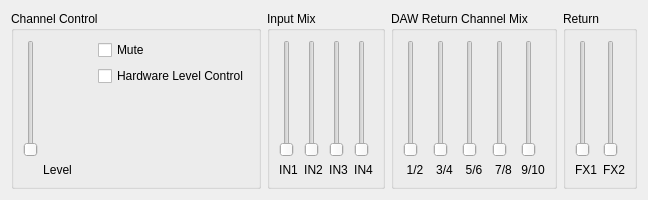
       <widget class="QWidget" name="tab" >
        <attribute name="title" >
         <string>Out7/8 (Headphones 2)</string>
        </attribute>
        <layout class="QGridLayout" >
         <item row="0" column="0" >
          <layout class="QHBoxLayout" >
           <item>
            <widget class="QGroupBox" name="groupOut78_1" >
             <property name="minimumSize" >
              <size>
               <width>250</width>
               <height>0</height>
              </size>
             </property>
             <property name="title" >
              <string>Channel Control</string>
             </property>
             <layout class="QGridLayout" >
              <item row="0" column="1" >
               <layout class="QVBoxLayout" >
                <item>
                 <widget class="QCheckBox" name="chkOut78Mute" >
                  <property name="text" >
                   <string>Mute</string>
                  </property>
                 </widget>
                </item>
                <item>
                 <widget class="QCheckBox" name="chkOut78HwCtrl" >
                  <property name="text" >
                   <string>Hardware Level Control</string>
                  </property>
                 </widget>
                </item>
               </layout>
              </item>
              <item rowspan="2" row="0" column="0" >
               <layout class="QVBoxLayout" >
                <item>
                 <widget class="QSlider" name="sldOut78Level" >
                  <property name="minimum" >
                   <number>0</number>
                  </property>
                  <property name="maximum" >
                   <number>255</number>
                  </property>
                  <property name="singleStep" >
                   <number>2</number>
                  </property>
                  <property name="pageStep" >
                   <number>16</number>
                  </property>
                  <property name="orientation" >
                   <enum>Qt::Vertical</enum>
                  </property>
                  <property name="tickInterval" >
                   <number>32</number>
                  </property>
                 </widget>
                </item>
                <item>
                 <widget class="QLabel" name="txtOut78Lvl" >
                  <property name="text" >
                   <string>Level</string>
                  </property>
                  <property name="alignment" >
                   <set>Qt::AlignCenter</set>
                  </property>
                  <property name="wordWrap" >
                   <bool>false</bool>
                  </property>
                 </widget>
                </item>
               </layout>
              </item>
              <item row="1" column="1" >
               <spacer>
                <property name="orientation" >
                 <enum>Qt::Vertical</enum>
                </property>
                <property name="sizeType" >
                 <enum>QSizePolicy::Expanding</enum>
                </property>
                <property name="sizeHint" >
                 <size>
                  <width>21</width>
                  <height>91</height>
                 </size>
                </property>
               </spacer>
              </item>
             </layout>
            </widget>
           </item>
           <item>
            <widget class="QGroupBox" name="groupOut78_2" >
             <property name="title" >
              <string>Input Mix</string>
             </property>
             <layout class="QHBoxLayout" >
              <item>
               <layout class="QVBoxLayout" >
                <item>
                 <widget class="QSlider" name="sldIN1Out78" >
                  <property name="minimum" >
                   <number>0</number>
                  </property>
                  <property name="maximum" >
                   <number>32767</number>
                  </property>
                  <property name="singleStep" >
                   <number>10000</number>
                  </property>
                  <property name="pageStep" >
                   <number>1000</number>
                  </property>
                  <property name="orientation" >
                   <enum>Qt::Vertical</enum>
                  </property>
                  <property name="tickInterval" >
                   <number>10000</number>
                  </property>
                 </widget>
                </item>
                <item>
                 <widget class="QLabel" name="txtOut78In12" >
                  <property name="text" >
                   <string>IN1</string>
                  </property>
                  <property name="alignment" >
                   <set>Qt::AlignCenter</set>
                  </property>
                  <property name="wordWrap" >
                   <bool>false</bool>
                  </property>
                 </widget>
                </item>
               </layout>
              </item>
              <item>
               <layout class="QVBoxLayout" >
                <item>
                 <widget class="QSlider" name="sldIN2Out78" >
                  <property name="minimum" >
                   <number>0</number>
                  </property>
                  <property name="maximum" >
                   <number>32767</number>
                  </property>
                  <property name="singleStep" >
                   <number>10000</number>
                  </property>
                  <property name="pageStep" >
                   <number>1000</number>
                  </property>
                  <property name="orientation" >
                   <enum>Qt::Vertical</enum>
                  </property>
                  <property name="tickInterval" >
                   <number>10000</number>
                  </property>
                 </widget>
                </item>
                <item>
                 <widget class="QLabel" name="txtOut78In34" >
                  <property name="text" >
                   <string>IN2</string>
                  </property>
                  <property name="alignment" >
                   <set>Qt::AlignCenter</set>
                  </property>
                  <property name="wordWrap" >
                   <bool>false</bool>
                  </property>
                 </widget>
                </item>
               </layout>
              </item>
              <item>
               <layout class="QVBoxLayout" >
                <item>
                 <widget class="QSlider" name="sldIN3Out78" >
                  <property name="minimum" >
                   <number>0</number>
                  </property>
                  <property name="maximum" >
                   <number>32767</number>
                  </property>
                  <property name="singleStep" >
                   <number>10000</number>
                  </property>
                  <property name="pageStep" >
                   <number>1000</number>
                  </property>
                  <property name="orientation" >
                   <enum>Qt::Vertical</enum>
                  </property>
                  <property name="tickInterval" >
                   <number>10000</number>
                  </property>
                 </widget>
                </item>
                <item>
                 <widget class="QLabel" name="txtOut78In34_2" >
                  <property name="text" >
                   <string>IN3</string>
                  </property>
                  <property name="alignment" >
                   <set>Qt::AlignCenter</set>
                  </property>
                  <property name="wordWrap" >
                   <bool>false</bool>
                  </property>
                 </widget>
                </item>
               </layout>
              </item>
              <item>
               <layout class="QVBoxLayout" >
                <item>
                 <widget class="QSlider" name="sldIN4Out78" >
                  <property name="minimum" >
                   <number>0</number>
                  </property>
                  <property name="maximum" >
                   <number>32767</number>
                  </property>
                  <property name="singleStep" >
                   <number>10000</number>
                  </property>
                  <property name="pageStep" >
                   <number>1000</number>
                  </property>
                  <property name="orientation" >
                   <enum>Qt::Vertical</enum>
                  </property>
                  <property name="tickInterval" >
                   <number>10000</number>
                  </property>
                 </widget>
                </item>
                <item>
                 <widget class="QLabel" name="txtOut78In34_3" >
                  <property name="text" >
                   <string>IN4</string>
                  </property>
                  <property name="alignment" >
                   <set>Qt::AlignCenter</set>
                  </property>
                  <property name="wordWrap" >
                   <bool>false</bool>
                  </property>
                 </widget>
                </item>
               </layout>
              </item>
             </layout>
            </widget>
           </item>
           <item>
            <widget class="QGroupBox" name="groupOut78_3" >
             <property name="title" >
              <string>DAW Return Channel Mix</string>
             </property>
             <layout class="QGridLayout" >
              <item row="0" column="0" >
               <layout class="QVBoxLayout" >
                <item>
                 <widget class="QSlider" name="sldPC12Out78" >
                  <property name="minimum" >
                   <number>0</number>
                  </property>
                  <property name="maximum" >
                   <number>32767</number>
                  </property>
                  <property name="singleStep" >
                   <number>10000</number>
                  </property>
                  <property name="pageStep" >
                   <number>1000</number>
                  </property>
                  <property name="orientation" >
                   <enum>Qt::Vertical</enum>
                  </property>
                  <property name="tickInterval" >
                   <number>10000</number>
                  </property>
                 </widget>
                </item>
                <item>
                 <widget class="QLabel" name="txtOut78PC12" >
                  <property name="text" >
                   <string>1/2</string>
                  </property>
                  <property name="alignment" >
                   <set>Qt::AlignCenter</set>
                  </property>
                  <property name="wordWrap" >
                   <bool>false</bool>
                  </property>
                 </widget>
                </item>
               </layout>
              </item>
              <item row="0" column="1" >
               <layout class="QVBoxLayout" >
                <item>
                 <widget class="QSlider" name="sldPC34Out78" >
                  <property name="minimum" >
                   <number>0</number>
                  </property>
                  <property name="maximum" >
                   <number>32767</number>
                  </property>
                  <property name="singleStep" >
                   <number>10000</number>
                  </property>
                  <property name="pageStep" >
                   <number>1000</number>
                  </property>
                  <property name="orientation" >
                   <enum>Qt::Vertical</enum>
                  </property>
                  <property name="tickInterval" >
                   <number>10000</number>
                  </property>
                 </widget>
                </item>
                <item>
                 <widget class="QLabel" name="txtOut78PC34" >
                  <property name="text" >
                   <string>3/4</string>
                  </property>
                  <property name="alignment" >
                   <set>Qt::AlignCenter</set>
                  </property>
                  <property name="wordWrap" >
                   <bool>false</bool>
                  </property>
                 </widget>
                </item>
               </layout>
              </item>
              <item row="0" column="2" >
               <layout class="QVBoxLayout" >
                <item>
                 <widget class="QSlider" name="sldPC56Out78" >
                  <property name="minimum" >
                   <number>0</number>
                  </property>
                  <property name="maximum" >
                   <number>32767</number>
                  </property>
                  <property name="singleStep" >
                   <number>10000</number>
                  </property>
                  <property name="pageStep" >
                   <number>1000</number>
                  </property>
                  <property name="orientation" >
                   <enum>Qt::Vertical</enum>
                  </property>
                  <property name="tickInterval" >
                   <number>10000</number>
                  </property>
                 </widget>
                </item>
                <item>
                 <widget class="QLabel" name="txtOut78PC56" >
                  <property name="text" >
                   <string>5/6</string>
                  </property>
                  <property name="alignment" >
                   <set>Qt::AlignCenter</set>
                  </property>
                  <property name="wordWrap" >
                   <bool>false</bool>
                  </property>
                 </widget>
                </item>
               </layout>
              </item>
              <item row="0" column="3" >
               <layout class="QVBoxLayout" >
                <item>
                 <widget class="QSlider" name="sldPC78Out78" >
                  <property name="minimum" >
                   <number>0</number>
                  </property>
                  <property name="maximum" >
                   <number>32767</number>
                  </property>
                  <property name="singleStep" >
                   <number>10000</number>
                  </property>
                  <property name="pageStep" >
                   <number>1000</number>
                  </property>
                  <property name="orientation" >
                   <enum>Qt::Vertical</enum>
                  </property>
                  <property name="tickInterval" >
                   <number>10000</number>
                  </property>
                 </widget>
                </item>
                <item>
                 <widget class="QLabel" name="txtOut78PC78" >
                  <property name="text" >
                   <string>7/8</string>
                  </property>
                  <property name="alignment" >
                   <set>Qt::AlignCenter</set>
                  </property>
                  <property name="wordWrap" >
                   <bool>false</bool>
                  </property>
                 </widget>
                </item>
               </layout>
              </item>
              <item row="0" column="4" >
               <layout class="QVBoxLayout" >
                <item>
                 <widget class="QSlider" name="sldPC910Out78" >
                  <property name="minimum" >
                   <number>0</number>
                  </property>
                  <property name="maximum" >
                   <number>32767</number>
                  </property>
                  <property name="singleStep" >
                   <number>10000</number>
                  </property>
                  <property name="pageStep" >
                   <number>1000</number>
                  </property>
                  <property name="orientation" >
                   <enum>Qt::Vertical</enum>
                  </property>
                  <property name="tickInterval" >
                   <number>10000</number>
                  </property>
                 </widget>
                </item>
                <item>
                 <widget class="QLabel" name="txtOut78PC910" >
                  <property name="text" >
                   <string>9/10</string>
                  </property>
                  <property name="alignment" >
                   <set>Qt::AlignCenter</set>
                  </property>
                  <property name="wordWrap" >
                   <bool>false</bool>
                  </property>
                 </widget>
                </item>
               </layout>
              </item>
             </layout>
            </widget>
           </item>
           <item>
            <widget class="QGroupBox" name="groupOut12_4_4" >
             <property name="title" >
              <string>Return</string>
             </property>
             <layout class="QHBoxLayout" >
              <item>
               <layout class="QVBoxLayout" >
                <item>
                 <widget class="QSlider" name="sldFX1Out78" >
                  <property name="minimum" >
                   <number>0</number>
                  </property>
                  <property name="maximum" >
                   <number>32767</number>
                  </property>
                  <property name="singleStep" >
                   <number>10000</number>
                  </property>
                  <property name="pageStep" >
                   <number>1000</number>
                  </property>
                  <property name="orientation" >
                   <enum>Qt::Vertical</enum>
                  </property>
                  <property name="tickInterval" >
                   <number>10000</number>
                  </property>
                 </widget>
                </item>
                <item>
                 <widget class="QLabel" name="txtOut12In12_2_4" >
                  <property name="text" >
                   <string>FX1</string>
                  </property>
                  <property name="alignment" >
                   <set>Qt::AlignCenter</set>
                  </property>
                  <property name="wordWrap" >
                   <bool>false</bool>
                  </property>
                 </widget>
                </item>
               </layout>
              </item>
              <item>
               <layout class="QVBoxLayout" >
                <item>
                 <widget class="QSlider" name="sldFX2Out78" >
                  <property name="minimum" >
                   <number>0</number>
                  </property>
                  <property name="maximum" >
                   <number>32767</number>
                  </property>
                  <property name="singleStep" >
                   <number>10000</number>
                  </property>
                  <property name="pageStep" >
                   <number>1000</number>
                  </property>
                  <property name="orientation" >
                   <enum>Qt::Vertical</enum>
                  </property>
                  <property name="tickInterval" >
                   <number>10000</number>
                  </property>
                 </widget>
                </item>
                <item>
                 <widget class="QLabel" name="txtOut12In12_2_4_2" >
                  <property name="text" >
                   <string>FX2</string>
                  </property>
                  <property name="alignment" >
                   <set>Qt::AlignCenter</set>
                  </property>
                  <property name="wordWrap" >
                   <bool>false</bool>
                  </property>
                 </widget>
                </item>
               </layout>
              </item>
             </layout>
            </widget>
           </item>
          </layout>
         </item>
        </layout>
       </widget>
